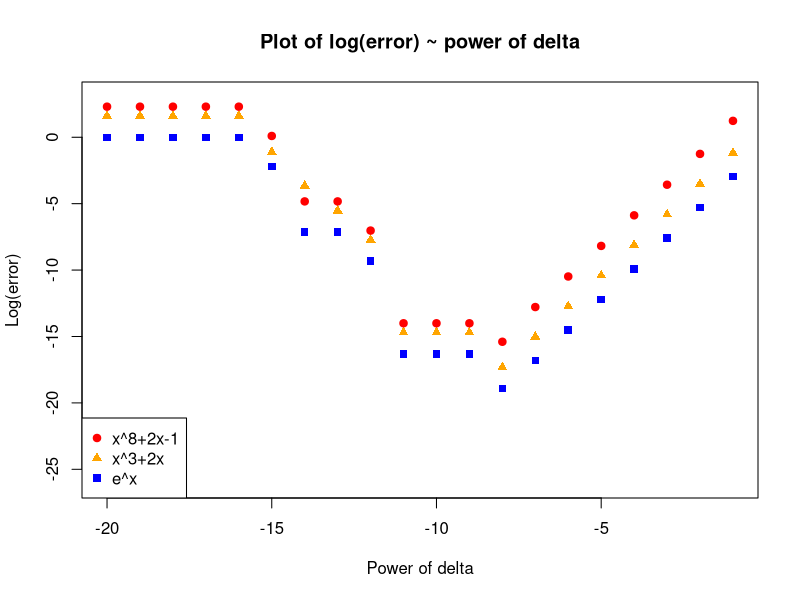
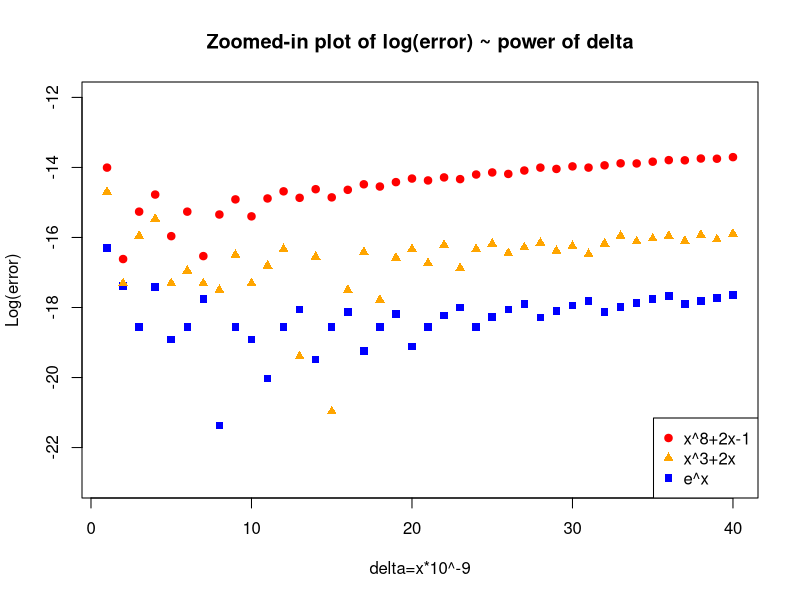
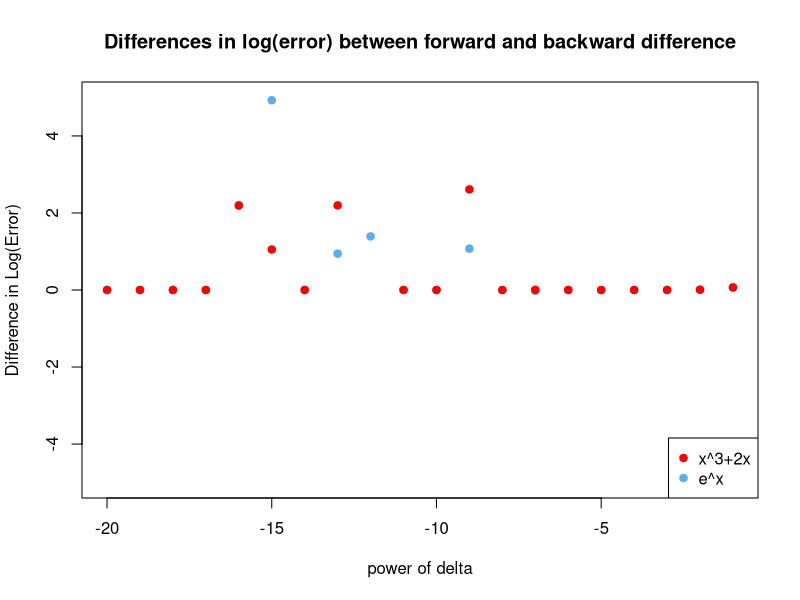
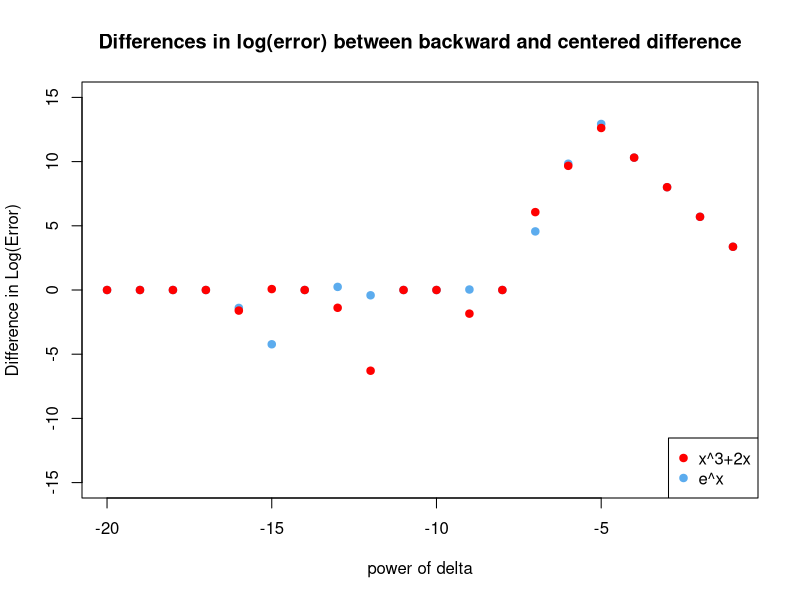
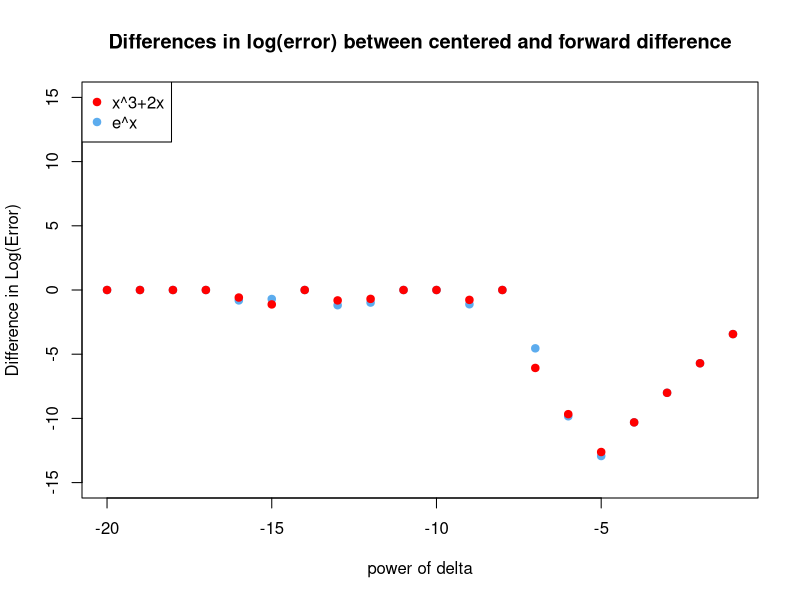

The R script that drew these images, in order:
## ---- chunk 1
D<-function(f,delta=.001) {
  fun=function(x){
  (f(x+delta)-f(x))/delta
  }
  return(fun)
}
## ---- chunk 2
f1 = function(x) {exp(x)}
f2 = function(x) {x^3+2*x}
f3 = function(x) {sin(x)}
f4 = function(x) {x^8+2*x-1}
## ---- chunk 3
df1=D(f1,delta = 10^(-20:-1))
e1=abs(df1(0)-1)
x=c(-20:-1)
plot(x,log(e1), ylim = c(-26,3),pch=15, col = 'blue', xlab = 'Power of delta', ylab = 'Log(error)', main = 'Plot of log(error) ~ power of delta')

df2=D(f2,delta = 10^(-20:-1))
e2=abs(df2(1)-5)
points(x,log(e2), pch=17, col = 'orange')

df4=D(f4,delta = 10^(-20:-1))
e4=abs(df4(1)-10)
points(x,log(e4), pch=19, col='red')

legend(x="bottomleft", 
      legend=c("x^8+2x-1","x^3+2x","e^x"), 
      col=c("red","orange","blue"),  
      pch=c(19,17,15,18), merge=FALSE)
## ---- chunk 4
df1=D(f1,delta = ((1:100)*10^-9))
e1=abs(df1(0)[1:40]-1)
x=c(1:40)
plot(x,log(e1), pch=15, col = 'blue', xlab = "delta=x*10^-9", ylab = 'Log(error)',ylim = c(-23,-12), main='Zoomed-in plot of log(error) ~ power of delta')

df2=D(f2,delta = ((1:100)*10^-9))
e2=abs(df2(1)[1:40]-5)
points(1:40,log(e2), pch=17, col = 'orange')

df4=D(f4,delta = ((1:100)*10^-9))
e4=abs(df4(1)-10)[1:40]
points(x,log(e4), pch=19, col='red')

legend( x="bottomright", 
        legend=c("x^8+2x-1","x^3+2x","e^x"), 
        col=c("red","orange","blue"),  
        pch=c(19,17,15), merge=FALSE )
## ---- chunk 5
Dforward<-function(f,delta=.001) {
  result = function(x){
  (f(x+delta)-f(x))/delta
  }
  return(result)
}

Dbackward<-function(f,delta=.001) {
  result = function(x){
  (f(x)-f(x-delta))/delta
  }
  return(result)
}

D3points <- function(f,delta=.001) {
  result = function(x){
  (f(x+delta)-f(x-delta))/(2*delta)
  }
  return(result)
}
## ---- chunk 6
df1=Dforward(f1,delta = 10^(-20:-1))
e1=abs(df1(0)-1)

df2=Dbackward(f1,delta = 10^(-20:-1))
e2=abs(df2(0)-1)

df3=D3points(f1,delta = 10^(-20:-1))
e3=abs(df3(0)-1)


df11=Dforward(f2,delta = 10^(-20:-1))
e11=abs(df11(1)-5)

df22=Dbackward(f2,delta = 10^(-20:-1))
e22=abs(df22(1)-5)

df33=D3points(f2,delta = 10^(-20:-1))
e33=abs(df33(1)-5)

diff1=log(e1)-log(e2)
diff2=log(e2)-log(e3)
diff3=log(e3)-log(e1)

diff11=log(e11)-log(e22)
diff22=log(e22)-log(e33)
diff33=log(e33)-log(e11)

plot(-20:-1,diff1, xlab = "power of delta", ylab = "Difference in Log(Error)", main = "Differences in log(error) between forward and backward difference", pch=19, col='steelblue2', ylim = c(-5,5))
points(-20:-1,diff11, pch=19, col='red')
legend( x="bottomright", 
        legend=c("x^3+2x","e^x"), 
        col=c("red","steelblue2"),  
        pch=c(19,19), merge=FALSE )

plot(-20:-1,diff2, xlab = "power of delta", ylab = "Difference in Log(Error)", main = "Differences in log(error) between backward and centered difference", pch=19, col='steelblue2', ylim = c(-15,15))
points(-20:-1,diff22, pch=19, col='red')
legend( x="bottomright", 
        legend=c("x^3+2x","e^x"), 
        col=c("red","steelblue2"),  
        pch=c(19,19), merge=FALSE )

plot(-20:-1,diff3, xlab = "power of delta", ylab = "Difference in Log(Error)", main = "Differences in log(error) between centered and forward difference",pch=19, col='steelblue2', ylim = c(-15,15) )
points(-20:-1,diff33, pch=19, col='red')
legend( x="topleft", 
        legend=c("x^3+2x","e^x"), 
        col=c("red","steelblue2"),  
        pch=c(19,19), merge=FALSE )
